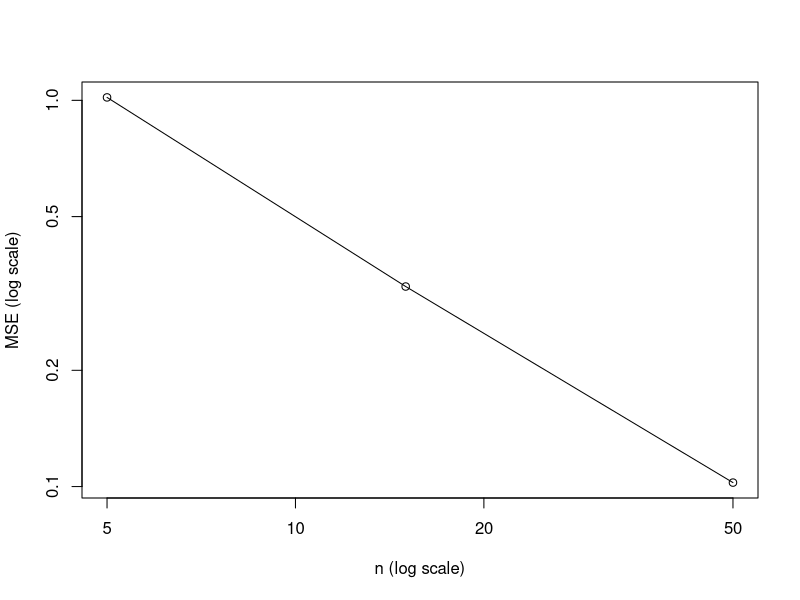
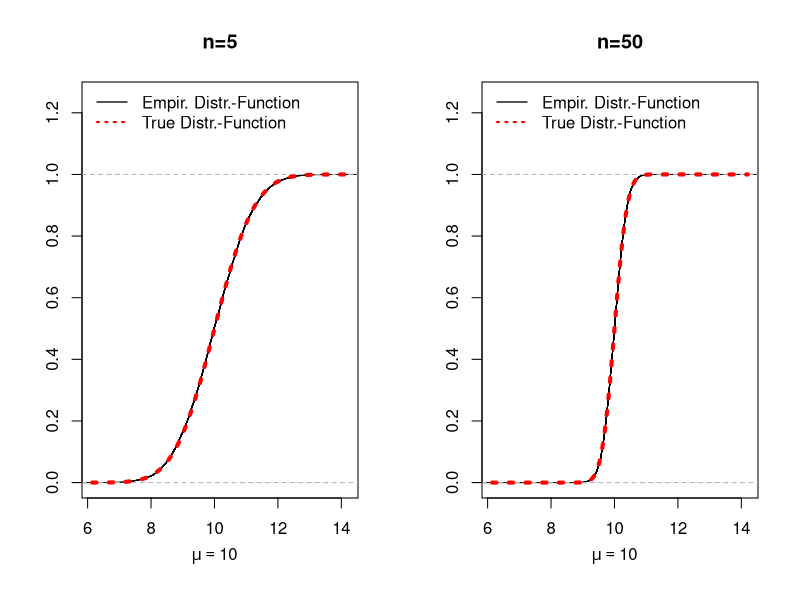
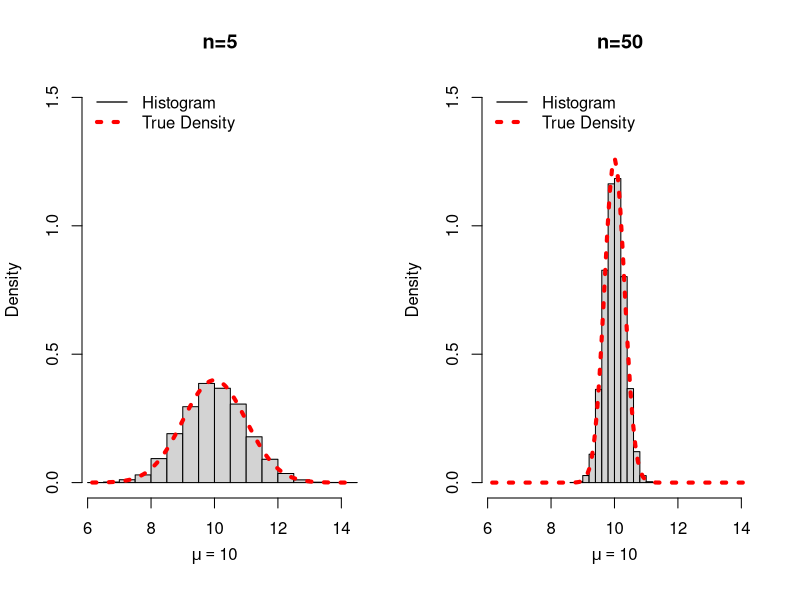

These figures' R source, in order:
## ---- chunk 1
## Set seed for the random number generator to get reproducible results
set.seed(3)
## True parameter value ('theta' here 'mu')
mu            <- 10
## Number of Monte Carlo repetitions:
B             <- 10000
## Sequence of different sample sizes:
n_seq         <- c(5, 15, 50)

## Function that generates estimator realizations 
my_estimates_generator <- function(n){
  X_sample <- rnorm(n = n, mean = mu, sd = sqrt(5))
  ## compute the sample mean realization
  return(mean(X_sample))
}

estimates_mat <- cbind(
  replicate(B, my_estimates_generator(n = n_seq[1])),
  replicate(B, my_estimates_generator(n = n_seq[2])),
  replicate(B, my_estimates_generator(n = n_seq[3]))
)

## Bias of the sample mean for different sample sizes n
MC_Bias_n_seq <- apply(estimates_mat, 2, mean) - mu

## Variance of the sample mean for different sample sizes n
MC_Var_n_seq  <- apply(estimates_mat, 2, var)

## Mean squared error of the sample mean for different sample sizes n
MC_MSE_n_seq  <- apply(estimates_mat, 2, function(x){mean((x - mu)^2)})
## ---- chunk 2
#| label: tbl-mcbvmse
#| tbl-cap: Monte Carlo approximations for the true bias, true variance, and true mean squared error of sample mean.
suppressPackageStartupMessages(library("kableExtra"))
suppressPackageStartupMessages(library("tidyverse"))

MCResults <- tibble(
  "n"                  = n_seq,
  "Bias (MC-Sim) "     = round(MC_Bias_n_seq, 3),
  "Variance (MC-Sim)"  = round(MC_Var_n_seq,  2),
  "MSE (MC-Sim) "      = round(MC_MSE_n_seq,  2))
           
MCResults %>% kbl() %>%  kable_styling()
## ---- chunk 3
#| label: fig-loglog
#| fig-cap: "Plotting the logarithm of the MSE-values against the logarithm of the sample size values $n$ allows to approximate the convergence rate of the MSE-values as the sample size increases by the slope of the graph." 
plot(y    = MC_MSE_n_seq,  
     x    = n_seq, 
     type = "o", 
     log  = "xy", 
     ylab = "MSE (log scale)",
     xlab = "n (log scale)")

## Slope: 
(log(0.1) - log(1)) / (log(50) - log(5))
## ---- chunk 4
## True parameter value 
mu            <- 10
## Number of Monte Carlo repetitions:
B             <- 10000
## Sequence of different sample sizes:
n_seq         <- c(5, 50)


## #############################################
## 1st Coding-Possibility: Using a for() loop ##
## #############################################

## Set seed for the random number generator to get reproducible results
set.seed(3)

# Container for the generated estimates:
estimates_mat <- matrix(NA, nrow = B, ncol = length(n_seq))

for(j in 1:length(n_seq)){
  ## select the sample size
  n <- n_seq[j]
  for(b in 1:B){
    ## generate realization of the random sample 
    X_sample <- rnorm(n = n, mean = mu, sd = sqrt(5))
    ## compute the sample mean and safe it
    estimates_mat[b,j] <- mean(X_sample)
  }
}

## ############################################
## 2nd Coding-Possibility: Using replicate() ##
## ############################################

## Set seed for the random number generator to get reproducible results
set.seed(3)

## Function that generates estimator realizations 
my_estimates_generator <- function(n){
  X_sample <- rnorm(n = n, mean = mu, sd = sqrt(5))
  ## compute the sample mean realization
  return(mean(X_sample))
}

estimates_mat <- cbind(
  replicate(B, my_estimates_generator(n = n_seq[1])),
  replicate(B, my_estimates_generator(n = n_seq[2]))
)
## ---- chunk 5
#| label: fig-ecdf
#| fig-cap: "Empirical distribution functions $\\hat{F}_{X_{n},B}$ computed from the $(B=10000)$ simulated realizations $\\bar{X}_{n,1,obs},\\dots,\\bar{X}_{n,B,obs}$ and the theoretical distribution functions for $n=5,50.$ The empirical and the theoretical distribution functions match perfectly." 
library(scales)
par(mfrow=c(1,2))
plot(ecdf(estimates_mat[,1]), main="n=5", ylab="", xlab="", col = "black", xlim = range(estimates_mat[,1]), ylim=c(0,1.25))
mtext(expression(mu==10), side = 1, at = 10, line = 2.5)
curve(pnorm(x, mean=10, sd=sqrt(5/5)), add=TRUE, col="red", lty = 3, lwd=4)
legend("topleft", legend = c("Empir. Distr.-Function", "True Distr.-Function"), col = c("black", "red"), lty = c(1, 3), lwd = c(1.3, 2), bty = "n")
##      
plot(ecdf(estimates_mat[,2]), main="n=50", ylab="", xlab="", col = "black", xlim = range(estimates_mat[,1]), ylim=c(0,1.25))
mtext(expression(mu==10), side = 1, at = 10, line = 2.5)
curve(pnorm(x, mean=10, sd=sqrt(5/50)), add=TRUE, col="red", lty = 3, lwd=4)
legend("topleft", legend = c("Empir. Distr.-Function", "True Distr.-Function"), col = c("black", "red"), lty = c(1, 3), lwd = c(1.3, 2), bty = "n")
## ---- chunk 6
#| label: fig-histdensplots
#| fig-cap: "Histrograms of $(B=10000)$ simulated realizations $\\bar{X}_{n,1,obs},\\dots,\\bar{X}_{n,B,obs}$ and true density functions for $n=5,50.$ The empirical (simulation based) histrograms and the theoretical density functions match perfectly." 
library(scales)
par(mfrow=c(1,2))
hist(estimates_mat[,1], main="n=5", xlab="",  xlim = range(estimates_mat[,1]), prob = TRUE, ylim = c(0, 1.5))
mtext(expression(mu==10), side = 1, at = 10, line = 2.5)
curve(dnorm(x, mean=10, sd=sqrt(5/5)), add=TRUE, lty = 3, lwd=4, col="red")
legend("topleft", legend = c("Histogram","True Density"), 
      col = c("black", "red"), lty = c(1,3), lwd = c(1.3, 4), bty = "n")
##
hist(estimates_mat[,2], main="n=50", xlab="",  xlim = range(estimates_mat[,1]), prob = TRUE, ylim = c(0, 1.5))
mtext(expression(mu==10), side = 1, at = 10, line = 2.5)
curve(dnorm(x, mean=10, sd=sqrt(5/50)), add=TRUE, lty = 3, lwd=4, col="red")
legend("topleft", legend = c("Histogram","True Density"), 
      col = c("black", "red"), lty = c(1,3), lwd = c(1.3, 4), bty = "n")
